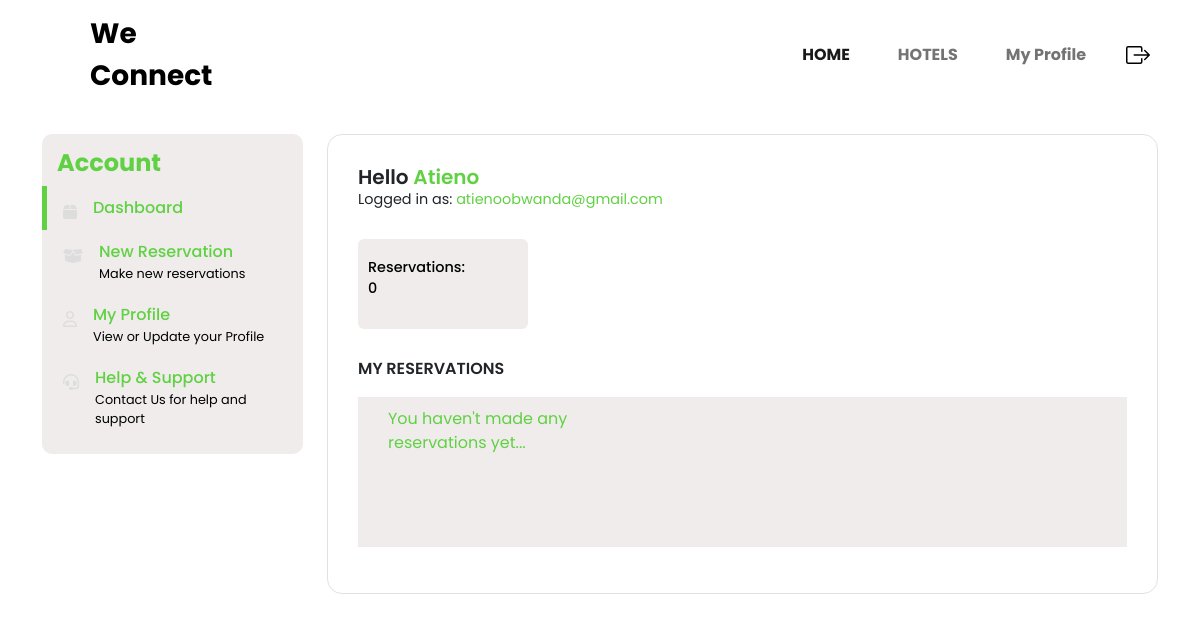
The app's page /dashboard/user/ (signed in), older data.
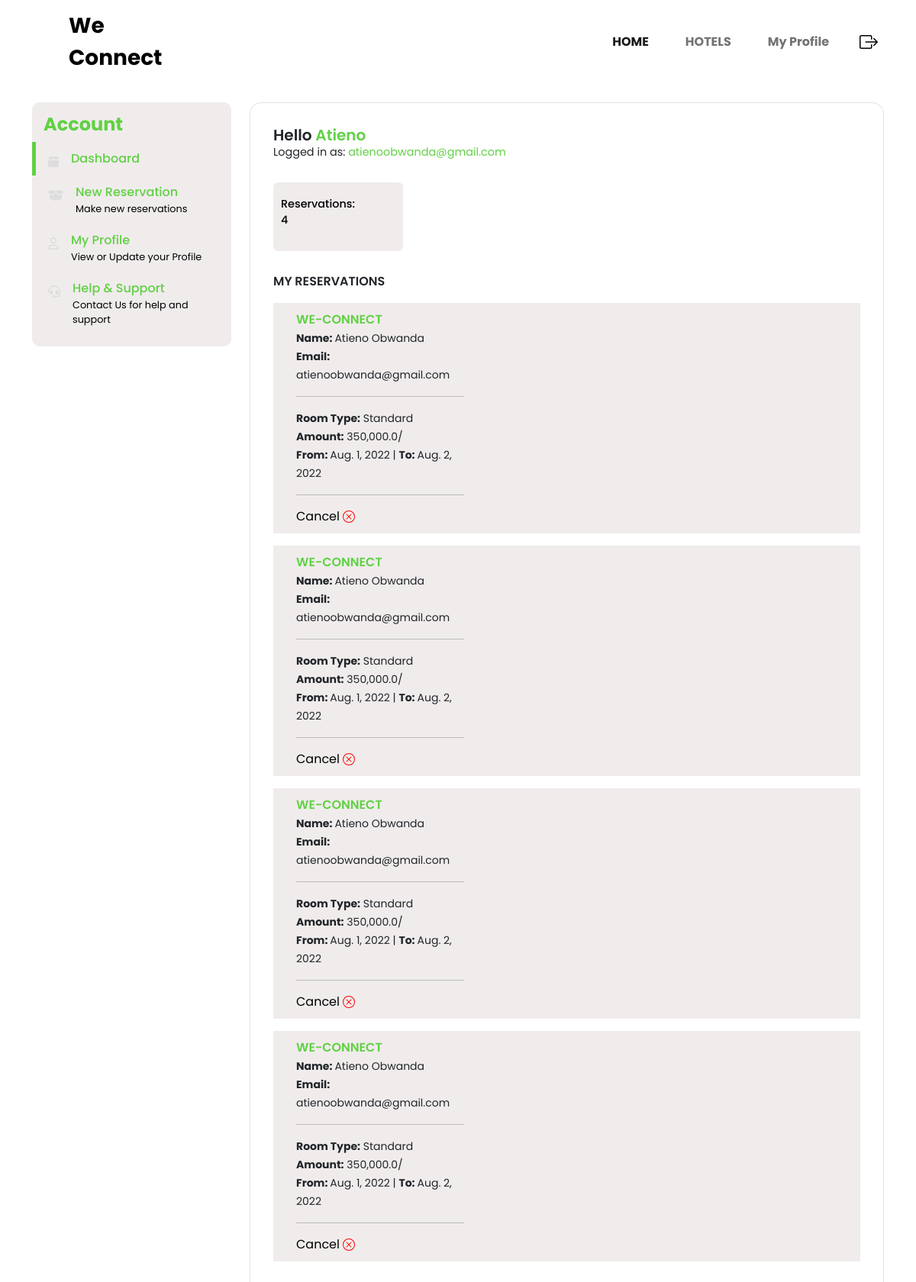
The same page, newer data.
### app/models.py (models this page shows, shortened)
class Bookings(models.Model):
    hotel = models.ForeignKey(Hotel, on_delete=models.CASCADE)
    amount = models.ForeignKey(Room,  on_delete=models.CASCADE)
    user =  models.ManyToManyField(Client, related_name='userBookings')
    date = models.DateTimeField(auto_now_add=True)
    email=models.EmailField()
    fullName=models.CharField(max_length=100)
    phone = models.IntegerField(blank=True, null=True)
    check_in= models.DateTimeField()
    check_out = models.DateTimeField()

class Hotel (models.Model):
    hotel_name = models.CharField(max_length=100)
    description = models.TextField(blank= True)
    tagline = models.CharField(max_length=100)
    cover_image = models.ImageField(upload_to='images/')
    admin= models.ForeignKey(Owner,  on_delete=models.CASCADE)
    def __str__(self):
            return self.hotel_name

class Room (models.Model):
    ROOM_TYPE = (
        ('Standard', 'Standard'),
        ('Standard Twin', 'Standard Twin'),
        ('Deluxe', 'Deluxe'),
        ('Deluxe Twin', 'Deluxe Twin')
        )
    name = models.CharField(max_length=30, choices=ROOM_TYPE)
    tagline = models.CharField(max_length=100)
    rate = models.PositiveIntegerField(blank=True, null=True)
    image = models.ImageField(upload_to='images/')
    hotel= models.ForeignKey(Hotel,  on_delete=models.CASCADE)
    def __str__(self):
        return self.name

### dashboard/views.py (the view)
# urls.py: path('user/', views.clientDashboard, name='clientDashboard'),
def clientDashboard(request):
    currentUser = request.user.client
    activeBookings = Bookings.objects.filter(user=currentUser.pk).all()
    books = list(activeBookings)
    amounts = []
    for book in books:
        day_in = int(book.check_in.strftime("%Y%m%d%H%M%S"))
        day_out = int(book.check_out.strftime("%Y%m%d%H%M%S"))
        days=((day_out-day_in)/1000000)
        total_amount=(book.amount.rate*days)
        amounts.append(total_amount)
    mylist = zip(activeBookings, amounts)
    return render(request, 'client.html', {'activeBookings': activeBookings ,'mylist':mylist})

### dashboard/templates/client.html (shortened to what the changed rows need)
{% extends "base.html" %}
{% load humanize %}
{% load static %}
{% block content %}
<!DOCTYPE html>
<html lang="en">
  <head>
 <link rel="stylesheet" href="https://cdnjs.cloudflare.com/ajax/libs/font-awesome/6.1.1/css/all.min.css" />
 <link rel="stylesheet" href="https://cdnjs.cloudflare.com/ajax/libs/font-awesome/6.1.1/css/brands.min.css" />
 <link rel="stylesheet" href="https://cdnjs.cloudflare.com/ajax/libs/font-awesome/6.1.1/css/fontawesome.min.css" />
 <link rel="stylesheet" href="https://cdnjs.cloudflare.com/ajax/libs/font-awesome/6.1.1/css/solid.min.css" />
    <link href="https://cdn.jsdelivr.net/npm/bootstrap@5.0.2/dist/css/bootstrap.min.css" rel="stylesheet">
    <link href="https://cdnjs.cloudflare.com/ajax/libs/font-awesome/4.7.0/css/font-awesome.min.css" rel="stylesheet">
    <link rel="stylesheet" type="text/css" href="{% static 'css/userDashboard.css' %}">
</head>
  <body>
    <div class="container mt-4">
        <div class="row">
            <div class="col-lg-9 my-lg-0 my-1">
                <div id="main-content" class="bg-white border">
                    <div class="d-flex my-4 flex-wrap">
                        <div class="box me-4 my-1 bg-light">
                            <div class="d-flex align-items-center mt-2">
                                {% if activeBookings %}
                                <div class="tag">Reservations: <br>{{activeBookings|length}}</div>
                                {% else %}
                                <div class="tag">Reservations:<br> 0</div>
                                {% endif %}
                            </div>
                        </div>
                    </div>
                    {% if activeBookings %}
                     {% for activeBooking, amount in mylist %}
                    <div class="order my-3 bg-light">
                        <div class="row">
                            <div class="col-lg-4">
                                <div class="d-flex flex-column justify-content-between order-summary">
                                    <div class="d-flex align-items-center">
                                        <div class="text-uppercase" style="color:#60D143">{{activeBooking.hotel}}</div>
                                    </div>
                                    <div class="fs-8"><small><span style="font-weight: bold;">Name: </span>{{activeBooking.fullName}}</small></div>
                                    <div class="fs-8"><small><span style="font-weight: bold;">Email: </span> {{activeBooking.email}}</small></div>
                                    <hr/>
                                    <div class="fs-8"><small><span style="font-weight: bold;">Room Type:</span> {{activeBooking.amount}}</small></div>
                                    <div class="fs-8"><small><span style="font-weight: bold;">Amount:</span> {{amount|intcomma}}/
                                    </small></div>
                                    <div class="fs-8"><small><span style="font-weight: bold;">From: </span> {{activeBooking.check_in |date}} | <span style="font-weight: bold;">To: </span>{{activeBooking.check_out |date}}</small></div>
                                      <hr/>
                                    <form method="POST" action="{% url 'delBooking' activeBooking.pk %}">
                                        <button style="background-color: transparent; border: none; box-shadow: none;" type="submit">
                                          Cancel
                                      </form>
                                </div>
                            </div>
                            </div>
                            </div>
                         {% endfor %}
                          {% else %}
                        <div class="order my-3 bg-light">
                        <div class="row">
                          <div class="col-lg-4">
                            <div class="d-flex flex-column justify-content-between order-summary">
                                <div class="d-flex align-items-center">
                                    <div class="" style="color:#60D143">You haven't made any reservations yet...</div>
                                </div>
                            </div>
                        </div>
                        </div>
                    </div>
                    {% endif %}
                </div>
            </div>
        </div>
    </div>
{% endblock content %}

Row changes from the older to the newer data that the page shows:
added Bookings: hotel "WE-CONNECT", fullName "Atieno Obwanda", email "atienoobwanda@gmail.com", amount "Standard", amount "350,000.0", check_in "Aug. 1, 2022", check_out "Aug. 2, 2022"
added Bookings: hotel "WE-CONNECT", fullName "Atieno Obwanda", email "atienoobwanda@gmail.com", amount "Standard", amount "350,000.0", check_in "Aug. 1, 2022", check_out "Aug. 2, 2022"
added Bookings: hotel "WE-CONNECT", fullName "Atieno Obwanda", email "atienoobwanda@gmail.com", amount "Standard", amount "350,000.0", check_in "Aug. 1, 2022", check_out "Aug. 2, 2022"
added Bookings: hotel "WE-CONNECT", fullName "Atieno Obwanda", email "atienoobwanda@gmail.com", amount "Standard", amount "350,000.0", check_in "Aug. 1, 2022", check_out "Aug. 2, 2022"
Text that changed along with them:
{{ activeBookings|length }}: (not shown) → "4"
text no longer shown: "0 You haven't made any reservations yet..."
